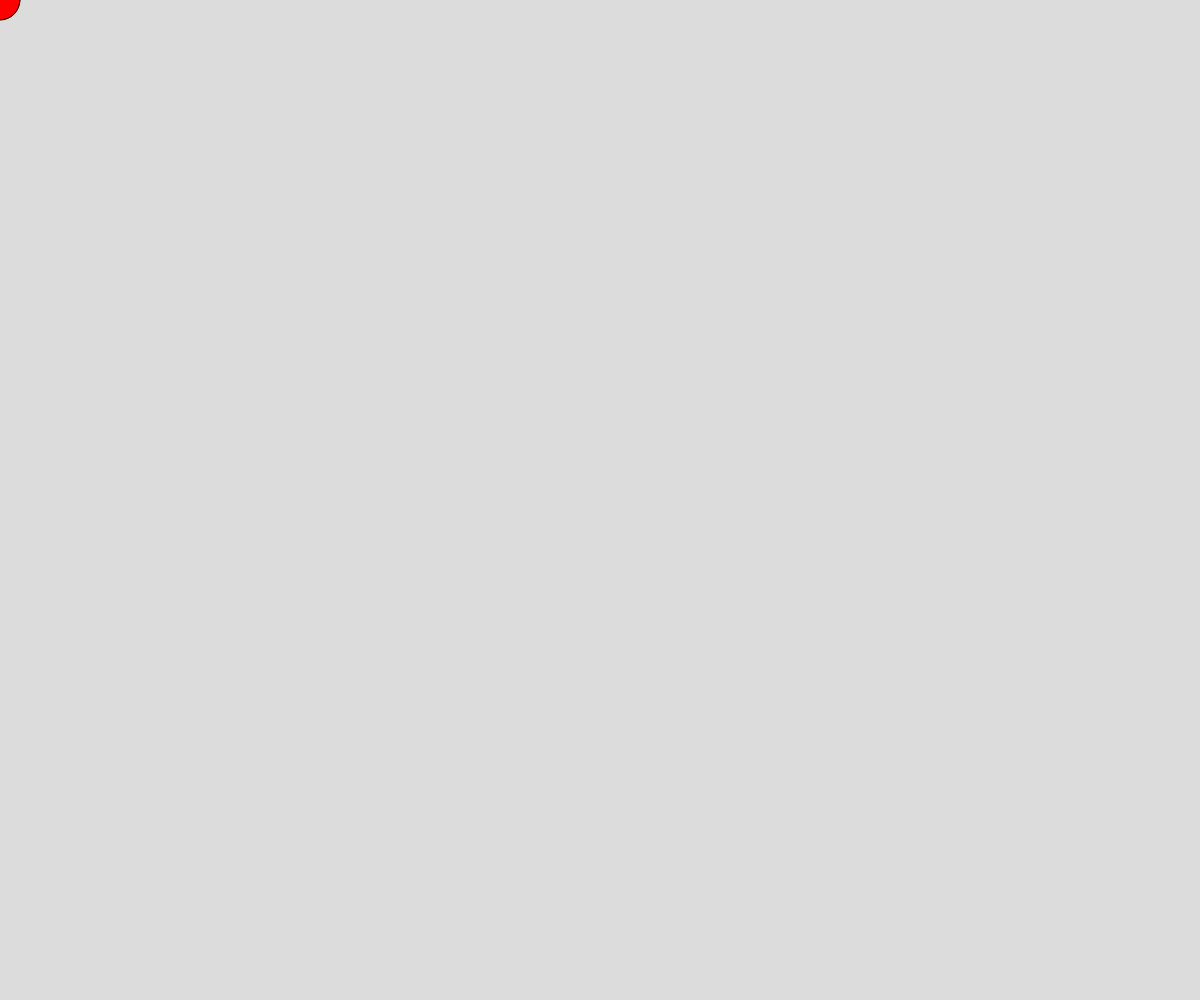
Frame 1 (no input)
Frame 60 (no input): identical to frame 1, image omitted
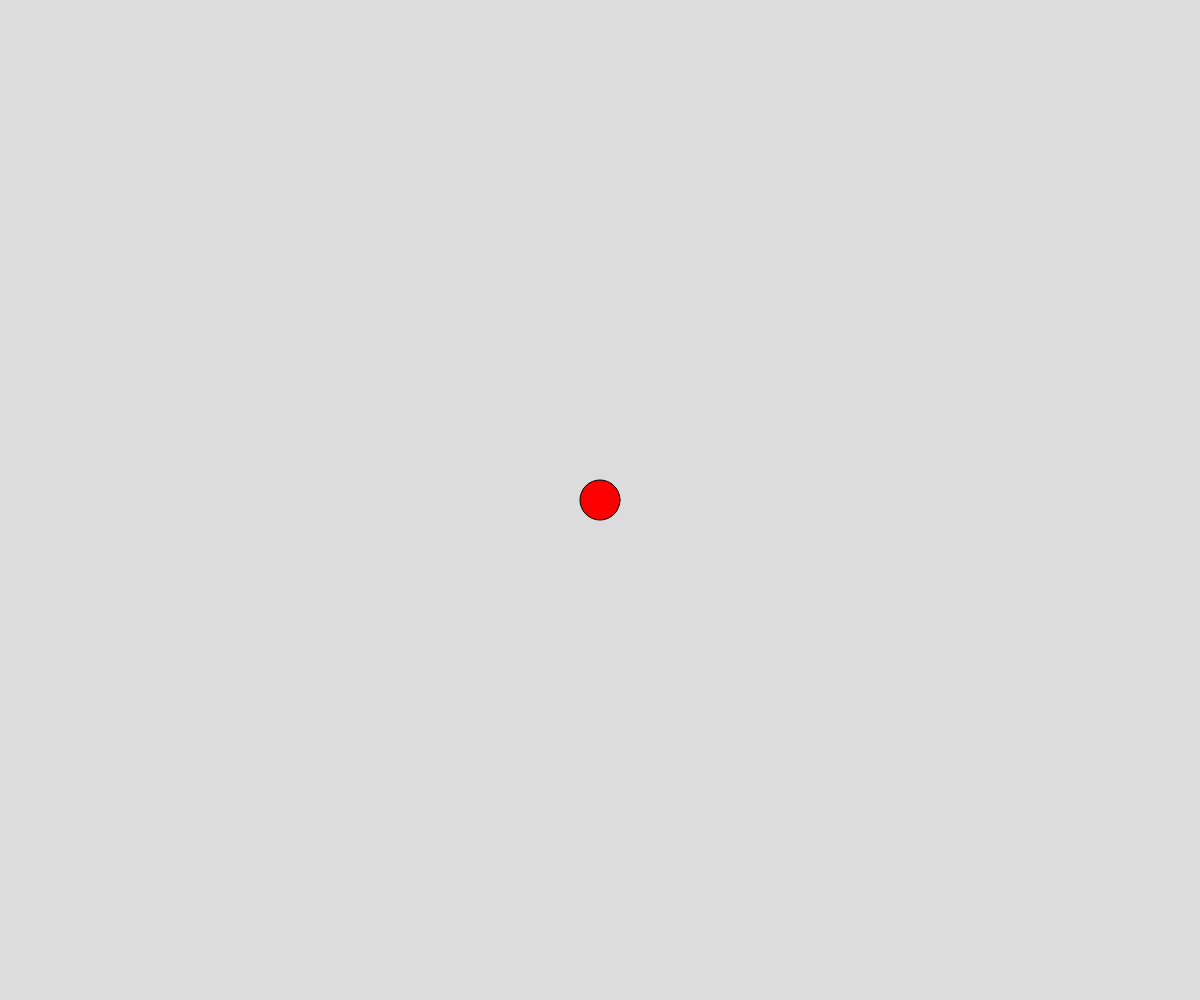
Frame 120 (the mouse pressed at the canvas centre since frame 60)

The p5.js sketch that drew these frames (run headless with seeded random() and noise() and a simulated clock; from frame 60 on, the mouse is pressed at the canvas centre):

// p5.js sketch
// ── sketch.js
function setup() {
  createCanvas(windowWidth, windowHeight);
}

function draw() {
  background(220);
  fill('red')
  ellipse(mouseX, mouseY, 40)
}
